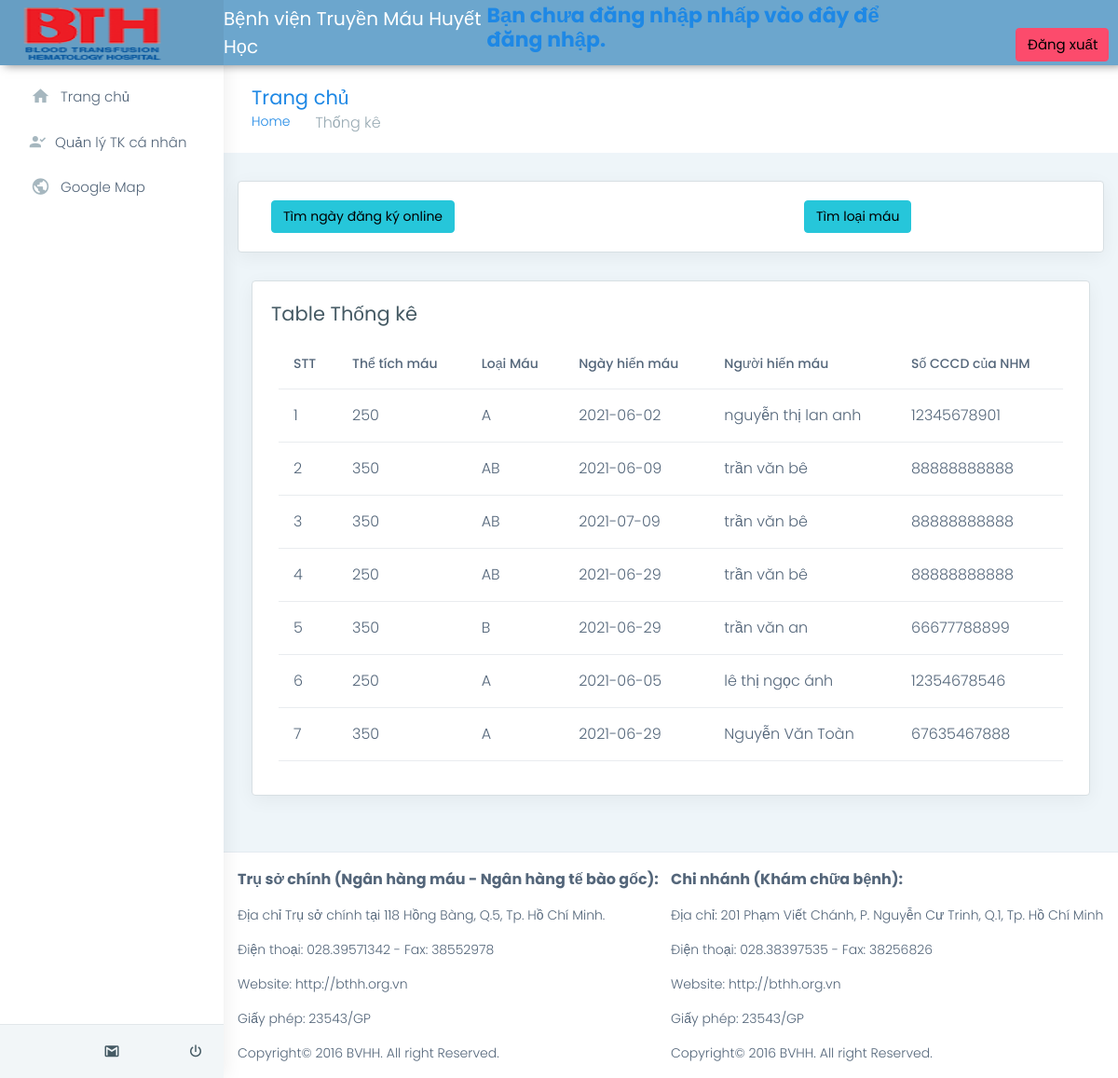
The app's page /admin/html/pages-thongke.php with its own data.
### tables this page shows
CREATE TABLE `hosohienmau` (
  `MSHSHM` int(10) NOT NULL,
  `LoaiMau` char(4) DEFAULT NULL,
  `thetichmauML` int(10) DEFAULT NULL,
  `ngaydkONLM` date DEFAULT NULL,
  `tungHM` tinyint(1) DEFAULT NULL,
  `id_NHM` char(10) DEFAULT NULL,
  `cacbenh` tinyint(1) DEFAULT NULL,
  `benhkhac` varchar(20) DEFAULT NULL,
  `sotret12` tinyint(1) DEFAULT NULL,
  `vacxin12` tinyint(1) DEFAULT NULL,
  `vacxincuthe12` varchar(50) DEFAULT NULL,
  `truyenmau` tinyint(1) DEFAULT NULL,
  `sutcan6` tinyint(1) DEFAULT NULL,
  `noihach6` tinyint(1) DEFAULT NULL,
  `chuarang6` tinyint(1) DEFAULT NULL,
  `xamhinh6` tinyint(1) DEFAULT NULL,
  `xamhinhcuthe6` varchar(22) DEFAULT NULL,
  `matuy6` tinyint(1) DEFAULT NULL,
  `qhHIV6` tinyint(1) DEFAULT NULL,
  `qhcunggioi6` tinyint(1) DEFAULT NULL,
  `tiemtietnieu1` tinyint(1) DEFAULT NULL,
  `tiemtietnieukhac1` varchar(25) DEFAULT NULL,
  `vacxin1` tinyint(1) DEFAULT NULL,
  `loaivacxin1` varchar(25) DEFAULT NULL,
  `luuhanh` tinyint(1) DEFAULT NULL,
  `cum7` tinyint(1) DEFAULT NULL,
  `dungthuoc7` tinyint(1) DEFAULT NULL,
  `tiemvacxin7` tinyint(1) DEFAULT NULL,
  `loaivacxin7` varchar(25) DEFAULT NULL,
  `phunu1` tinyint(1) DEFAULT NULL,
  `phunu2` tinyint(1) DEFAULT NULL,
  `xntbHIV` tinyint(1) DEFAULT NULL,
  `cannangKG` int(11) DEFAULT NULL,
  `HAmmHg` int(11) DEFAULT NULL,
  `mach` int(11) DEFAULT NULL,
  `HA1mmHg` int(11) DEFAULT NULL,
  `mach1` int(11) DEFAULT NULL,
  `giodo1` int(11) DEFAULT NULL,
  `giodo2` int(11) DEFAULT NULL,
  `mach2` int(11) DEFAULT NULL,
  `HA2mmHg` int(11) DEFAULT NULL,
  `ggl` int(11) DEFAULT NULL,
  `viemB` int(11) DEFAULT NULL,
  `xutri` varchar(100) DEFAULT NULL,
  `lydohoan` varchar(50) DEFAULT NULL,
  `phanung` varchar(50) DEFAULT NULL,
  `KETLUAN` tinyint(1) DEFAULT NULL,
  `nhietdoC` int(11) DEFAULT NULL
);

CREATE TABLE `nguoihienmau` (
  `MSNHM` char(10) NOT NULL,
  `CCCD` char(11) DEFAULT NULL,
  `id_CBYT` char(10) DEFAULT NULL,
  `HOTEN` varchar(30) DEFAULT NULL,
  `NGAYSINH` date DEFAULT NULL,
  `DIACHI` varchar(100) DEFAULT NULL,
  `GIOITINH` tinyint(1) DEFAULT NULL,
  `NGHENGHIEP` varchar(50) DEFAULT NULL,
  `EMAIL` char(50) DEFAULT NULL,
  `SODT` char(10) NOT NULL,
  `password` char(20) DEFAULT NULL,
  `trangthai` tinyint(1) DEFAULT NULL,
  `loaimau` char(4) DEFAULT NULL,
  `benhnen` varchar(30) DEFAULT NULL
);

### admin/html/pages-thongke.php (the view, shortened to what this page needs)
<!DOCTYPE html>
<html dir="ltr" lang="en">
<head>
    <link href="../assets/plugins/chartist-js/dist/chartist.min.css" rel="stylesheet">
    <link href="../assets/plugins/chartist-js/dist/chartist-init.css" rel="stylesheet">
    <link href="../assets/plugins/chartist-plugin-tooltip-master/dist/chartist-plugin-tooltip.css" rel="stylesheet">
    <link href="../assets/plugins/c3-master/c3.min.css" rel="stylesheet">
    <link href="css/style.min.css" rel="stylesheet">
</head>
<body>
    <div id="main-wrapper" data-layout="vertical" data-navbarbg="skin6" data-sidebartype="full"
        data-sidebar-position="absolute" data-header-position="absolute" data-boxed-layout="full">
        <header class="topbar" data-navbarbg="skin6" style="background-color: #6CA6CD;">
            <?php include "../include/header.php"; ?>
        </header>
        <aside class="left-sidebar" data-sidebarbg="skin6">
            <div class="scroll-sidebar">
                <nav class="sidebar-nav">
                    <?php
                        include "../include/left-side.php";
                    ?>
                </nav>
            </div>
            <div class="sidebar-footer">
                <div class="row">
                    <div class="col-4 link-wrap">
                        <a href="" class="link" data-toggle="tooltip" title="" data-original-title="Settings"><i
                                class="ti-settings"></i></a>
                    </div>
                    <div class="col-4 link-wrap">
                        <a href="" class="link" data-toggle="tooltip" title="" data-original-title="Email"><i
                                class="mdi mdi-gmail"></i></a>
                    </div>
                    <div class="col-4 link-wrap">
                        <a href="" class="link" data-toggle="tooltip" title="" data-original-title="Logout"><i
                                class="mdi mdi-power"></i></a>
                    </div>
                </div>
            </div>
        </aside>
        <div class="page-wrapper">
            <div class="page-breadcrumb">
                <div class="row align-items-center">
                    <div class="col-md-6 col-8 align-self-center">
                        <h3 class="page-title mb-0 p-0">Trang chủ</h3>
                        <div class="d-flex align-items-center">
                            <nav aria-label="breadcrumb">
                                <ol class="breadcrumb">
                                    <li class="breadcrumb-item"><a href="#">Home</a></li>
                                    <li class="breadcrumb-item active" aria-current="page">Thống kê</li>
                                </ol>
                            </nav>
                        </div>
                    </div>
                </div>
            </div>
            <div class="container-fluid">
                <div class="row">
                     <div class="card">
                            <div class="card-body">
                             <div class="col-sm-12">
                                    <div class="col-sm-4"  style="float: left;">
                                         <a href="ngaydkonl.php"><input type="button"  class="btn btn-block btn-success" value="Tìm ngày đăng ký online"></a>
                                    </div>
                                    <div class="col-sm-4"  style="float: right;">
                                        <a href="loaimau.php"><input type="button"  class="btn btn-block btn-success" value="Tìm loại máu"></a>
                                    </div>
                            </div>
                        </div>
                    </div>
                    <div class="col-sm-12">
                        <div class="card">
                            <div class="card-body">
                                <h4 class="card-title">Table Thống kê
                            </h4>
                                <div class="table-responsive">
                                    <form method="POST" class="form-horizontal form-material mx-2" enctype="multipart/form-data" >
                                        <?php
                                            $sql= mysql_query("SELECT * FROM nguoihienmau join hosohienmau on hosohienmau.id_NHM= nguoihienmau.MSNHM WHERE thetichmauML!='NULL'");
                                            $i=0;
                                        ?>
                                    <table class="table user-table" >
                                        <thead>
                                            <th>STT</th>
                                            <th>Thể tích máu</th>
                                            <th>Loại Máu</th>
                                            <th>Ngày hiến máu</th>
                                            <th>Người hiến máu</th>
                                            <th>Số CCCD của NHM</th>
                                        </thead>
                                        <?php
                                            while($row = mysql_fetch_array($sql))
                                                {
                                                    $i++;
                                        ?>
                                        <tbody>
                                            <tr>
                                                <td><?php echo $i; ?></td>
                                                <td><?php echo $row['thetichmauML']; ?></td>
                                                <td><?php echo $row['LoaiMau']; ?></td>
                                                <td><?php echo $row['ngaydkONLM']; ?></td>
                                                <td><?php echo $row['HOTEN']; ?></td>
                                                <td><?php echo $row['CCCD']; ?></td>
                                            </tr>
                                        </tbody>
                                        <?php }  ?>
                                    </table>
                                    </form>
                                </div>
                            </div>
                        </div>
                    </div>
                </div>
            </div>
            <footer class="footer">
                <?php include "../include/footer.php"; ?>
            </footer>
        </div>
    </div>
</body>
</html>

### records on screen
hosohienmau: thetichmauML "250", LoaiMau "A", ngaydkONLM "2021-06-02", id_NHM.HOTEN "nguyễn thị lan anh", id_NHM.CCCD "12345678901"
hosohienmau: thetichmauML "350", LoaiMau "AB", ngaydkONLM "2021-06-09", id_NHM.HOTEN "trần văn bê", id_NHM.CCCD "88888888888"
hosohienmau: thetichmauML "350", LoaiMau "AB", ngaydkONLM "2021-07-09", id_NHM.HOTEN "trần văn bê", id_NHM.CCCD "88888888888"
hosohienmau: thetichmauML "250", LoaiMau "AB", ngaydkONLM "2021-06-29", id_NHM.HOTEN "trần văn bê", id_NHM.CCCD "88888888888"
hosohienmau: thetichmauML "350", LoaiMau "B", ngaydkONLM "2021-06-29", id_NHM.HOTEN "trần văn an", id_NHM.CCCD "66677788899"
hosohienmau: thetichmauML "250", LoaiMau "A", ngaydkONLM "2021-06-05", id_NHM.HOTEN "lê thị ngọc ánh", id_NHM.CCCD "12354678546"
hosohienmau: thetichmauML "350", LoaiMau "A", ngaydkONLM "2021-06-29", id_NHM.HOTEN "Nguyễn Văn Toàn", id_NHM.CCCD "67635467888"
